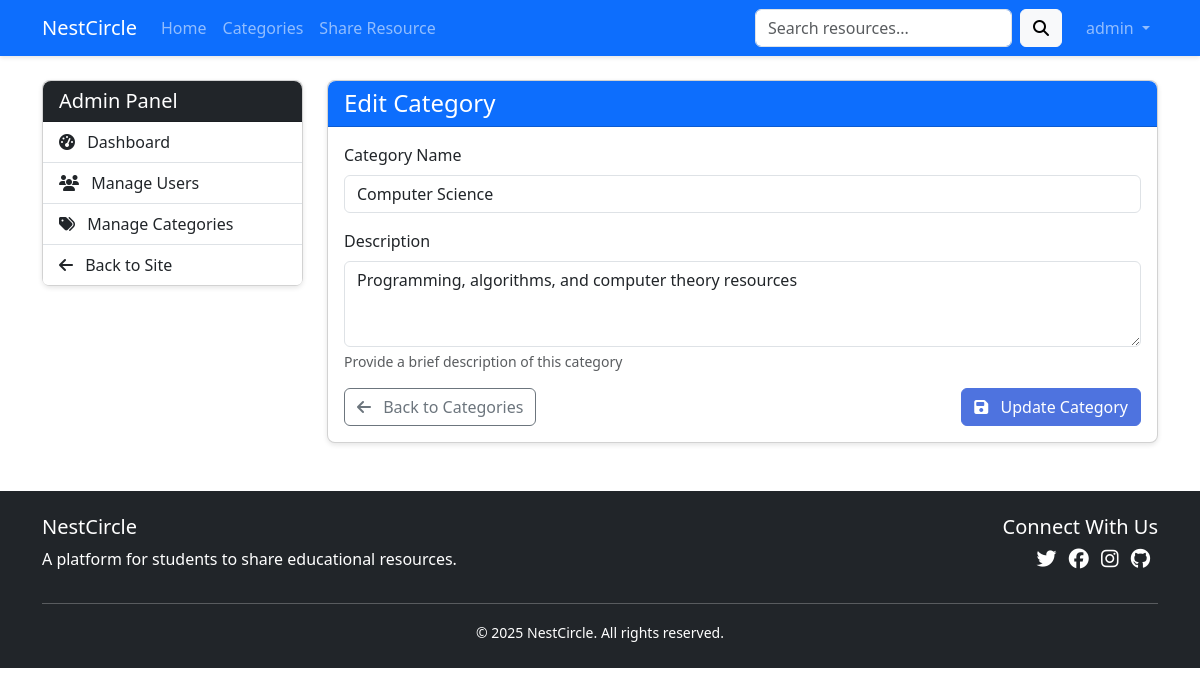
Screenshot of /admin/categories/2/edit (signed in) with the database file from the repository.
### app.py (models this page shows, shortened)
class User(db.Model, UserMixin):
    id = db.Column(db.Integer, primary_key=True)
    username = db.Column(db.String(20), unique=True, nullable=False)
    email = db.Column(db.String(120), unique=True, nullable=False)
    password = db.Column(db.String(60), nullable=False)
    role = db.Column(db.String(20), nullable=False, default='user')  # 'user', 'moderator', 'admin'
    email_verified = db.Column(db.Boolean, default=False)
    notification_preferences = db.Column(db.Text, default='{"new_resources": true, "comments_on_resources": true, "ratings_on_resources": false}')
    resources = db.relationship('Resource', backref='author', lazy=True)
    ratings = db.relationship('Rating', backref='user', lazy=True)
    comments = db.relationship('Comment', backref='author', lazy=True)
    bookmarks = db.relationship('Bookmark', backref='user', lazy=True)
    def has_role(self, role):
        if role == 'user':
            return True
        elif role == 'moderator':
            return self.role in ['moderator', 'admin']
        elif role == 'admin':
            return self.role == 'admin'
        return False

class Category(db.Model):
    id = db.Column(db.Integer, primary_key=True)
    name = db.Column(db.String(50), unique=True, nullable=False)
    description = db.Column(db.String(150), nullable=True)
    resources = db.relationship('Resource', secondary=resource_categories,
                              backref=db.backref('categories', lazy='dynamic'))

### app.py (the view, shortened to what this page needs)
@app.route('/admin/categories/<int:category_id>/edit', methods=['GET', 'POST'])
@login_required
@role_required('moderator')
def edit_category(category_id):
    category = Category.query.get_or_404(category_id)
    return render_template('admin/edit_category.html', category=category)

### app.py (called while the page is built)
@login_manager.user_loader
def load_user(user_id):
    return User.query.get(int(user_id))

def role_required(role):
    def decorator(f):
        @wraps(f)
        def decorated_function(*args, **kwargs):
            if not current_user.is_authenticated or not current_user.has_role(role):
                flash('You do not have permission to access this page.', 'danger')
                return redirect(url_for('home'))
            return f(*args, **kwargs)
        return decorated_function
    return decorator

@app.context_processor
def inject_now():
    return {'now': datetime.utcnow()}

@app.context_processor
def inject_user_roles():
    return {'is_admin': current_user.is_authenticated and current_user.has_role('admin'),
            'is_moderator': current_user.is_authenticated and current_user.has_role('moderator')}

### templates/admin/edit_category.html
{% extends "admin/base.html" %}
{% block admin_content %}
<div class="card">
    <div class="card-header bg-primary text-white">
        <h4 class="mb-0">Edit Category</h4>
    </div>
    <div class="card-body">
        <form method="POST" action="">
            <div class="mb-3">
                <label for="name" class="form-label">Category Name</label>
                <input type="text" class="form-control" id="name" name="name" value="{{ category.name }}" required>
            </div>
            <div class="mb-3">
                <label for="description" class="form-label">Description</label>
                <textarea class="form-control" id="description" name="description" rows="3">{{ category.description }}</textarea>
                <div class="form-text">Provide a brief description of this category</div>
            </div>
            <div class="d-flex justify-content-between">
                <a href="{{ url_for('admin_manage_categories') }}" class="btn btn-outline-secondary">
                    <i class="fas fa-arrow-left me-2"></i> Back to Categories
                </a>
                <button type="submit" class="btn btn-primary">
                    <i class="fas fa-save me-2"></i> Update Category
                </button>
            </div>
        </form>
    </div>
</div>
{% endblock %}

### templates/base.html (shortened to what this page needs)
<!DOCTYPE html>
<html lang="en">
<head>
    <link href="https://cdn.jsdelivr.net/npm/bootstrap@5.3.2/dist/css/bootstrap.min.css" rel="stylesheet">
    <link rel="stylesheet" href="https://cdnjs.cloudflare.com/ajax/libs/font-awesome/6.4.2/css/all.min.css">
    <link rel="stylesheet" href="{{ url_for('static', filename='css/style.css') }}">
</head>
<body>
    <nav class="navbar navbar-expand-lg navbar-dark bg-primary">
        <div class="container">
            <a class="navbar-brand" href="{{ url_for('home') }}">NestCircle</a>
            <div class="collapse navbar-collapse" id="navbarNav">
                <ul class="navbar-nav me-auto">
                    <li class="nav-item">
                        <a class="nav-link" href="{{ url_for('home') }}">Home</a>
                    </li>
                    <li class="nav-item">
                        <a class="nav-link" href="{{ url_for('categories') }}">Categories</a>
                    </li>
                    {% if current_user.is_authenticated %}
                    <li class="nav-item">
                        <a class="nav-link" href="{{ url_for('new_resource') }}">Share Resource</a>
                    </li>
                    {% endif %}
                </ul>
                <form class="d-flex me-3" action="{{ url_for('search') }}" method="GET">
                    <input class="form-control me-2" type="search" name="query" placeholder="Search resources...">
                    <button class="btn btn-light" type="submit"><i class="fas fa-search"></i></button>
                </form>
                <ul class="navbar-nav">
                    {% if current_user.is_authenticated %}
                    <li class="nav-item dropdown">
                        <a class="nav-link dropdown-toggle" href="#" id="navbarDropdown" role="button" data-bs-toggle="dropdown">
                            {{ current_user.username }}
                        </a>
                    </li>
                    {% endif %}
                </ul>
            </div>
        </div>
    </nav>
    <main class="container mt-4">
        {% block content %}{% endblock %}
    </main>
    <footer class="bg-dark text-white py-4 mt-5">
        <div class="container">
            <div class="row">
                <div class="col-md-6">
                    <h5>NestCircle</h5>
                    <p>A platform for students to share educational resources.</p>
                </div>
                <div class="col-md-6 text-md-end">
                    <h5>Connect With Us</h5>
                    <div class="social-links">
                        <a href="#" class="text-white me-2"><i class="fab fa-twitter fa-lg"></i></a>
                        <a href="#" class="text-white me-2"><i class="fab fa-facebook fa-lg"></i></a>
                        <a href="#" class="text-white me-2"><i class="fab fa-instagram fa-lg"></i></a>
                        <a href="#" class="text-white"><i class="fab fa-github fa-lg"></i></a>
                    </div>
                </div>
            </div>
            <hr>
            <div class="text-center">
                <small>&copy; 2025 NestCircle. All rights reserved.</small>
            </div>
        </div>
    </footer>
</body>
</html>

### static/css/style.css (style rules this page uses)
body { font-family: 'Segoe UI', Tahoma, Geneva, Verdana, sans-serif; }
.navbar { box-shadow: 0 2px 4px rgba(0, 0, 0, 0.1); }
.card { border-radius: 0.5rem; box-shadow: 0 2px 5px rgba(0, 0, 0, 0.1); transition: transform 0.3s ease, box-shadow 0.3s ease; }
.card-header { border-top-left-radius: 0.5rem !important; border-top-right-radius: 0.5rem !important; }
footer { margin-top: 2rem; }
.btn { transition: all 0.3s ease; }
.btn-primary { background-color: #4e73df; border-color: #4e73df; }
.social-links a { margin-right: 0.5rem; transition: transform 0.3s; }

### rows the page displays
User: username "admin"
Category: name "Computer Science", description "Programming, algorithms, and computer theory resources"
